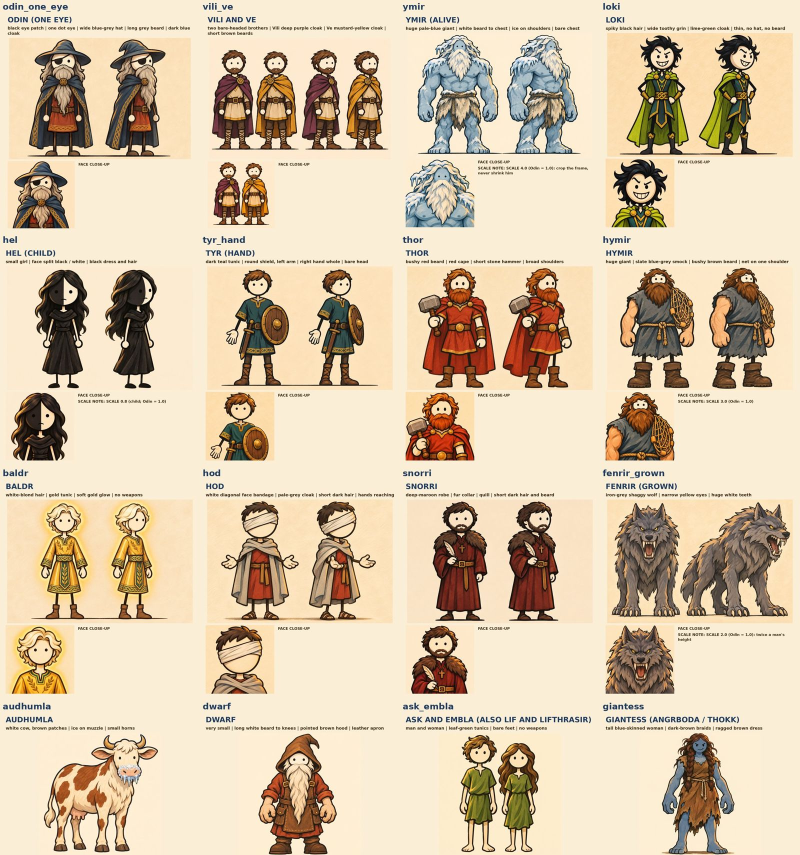
#> input picture projects/bluepill/norse/library/review/cc0.jpg, 1600 x 1710 px, given in place of master.png, which was not available (shown at 1/2 size)
$ python build5.py review/cc0.jpg
#> lines starting #> are read from the running program, lines starting #| are printed output that depends on the picture
import json,sys,os
from concurrent.futures import ThreadPoolExecutor
from PIL import Image
from places import *
import derive_n
def crops():
    for k,(m,(x0,y0,x1,y1)) in CR.items():
        im=Image.open(f'places/{m}/master.png'); W,H=im.size
#> in crops, im is the input picture: PIL image 1600x1710 RGB; mean R, G, B 215.1, 196.4, 169
#> after `W, H = im.size`: W = 1600; H = 1710
        c=im.crop((int(x0*W),int(y0*H),int(x1*W),int(y1*H))).resize((1536,1024),Image.LANCZOS)
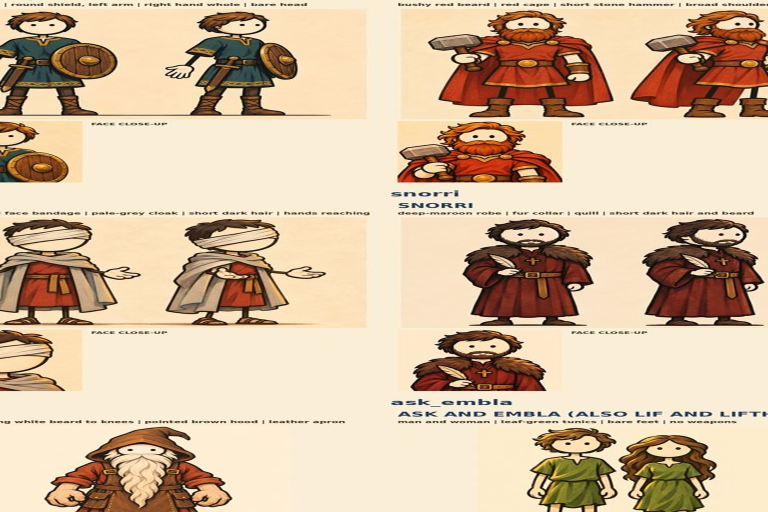
#> c: PIL image 1536x1024 RGB (shown at 1/2 size); mean R, G, B 211.8, 187.2, 158.6
        os.makedirs(f'places/{k}',exist_ok=True); c.save(f'places/{k}/variant.png')
#> pass 2 of the loop in crops, `for k,(m,(x0,y0,x1,y1)) in CR.items():`:
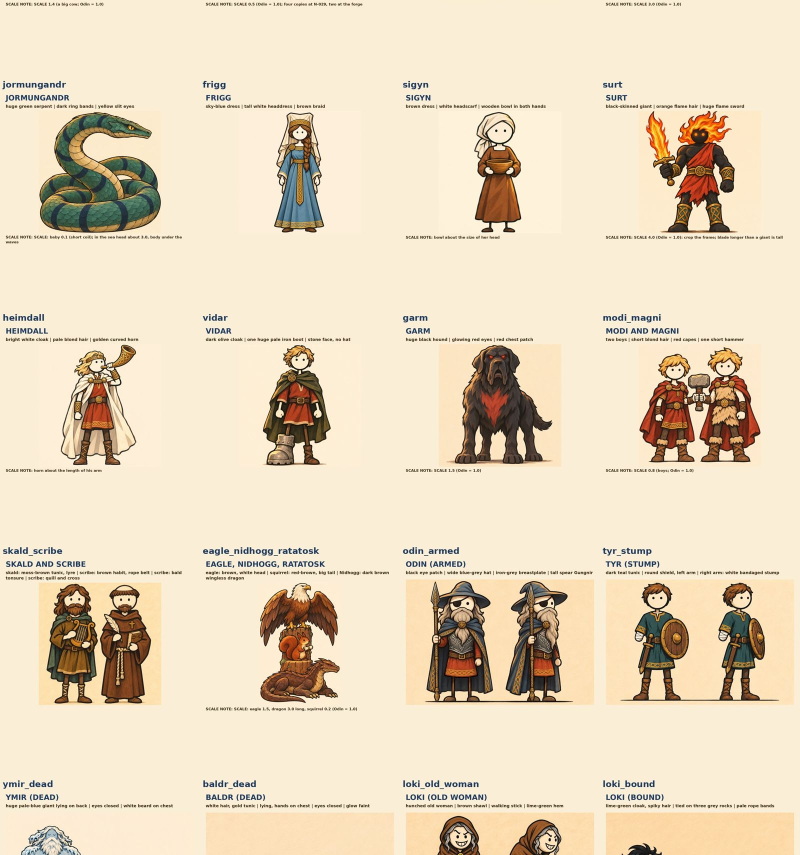
#> input picture projects/bluepill/norse/library/review/cc1.jpg, 1600 x 1710 px, given in place of master.png, which was not available (shown at 1/2 size)
#> in crops, im is the input picture: PIL image 1600x1710 RGB; mean R, G, B 230.7, 215.1, 189.3
#> in crops, `c=im.crop((int(x0*W),int(y0*H),int(x1*W),int(y1*H))).resize((1536,1024..`:
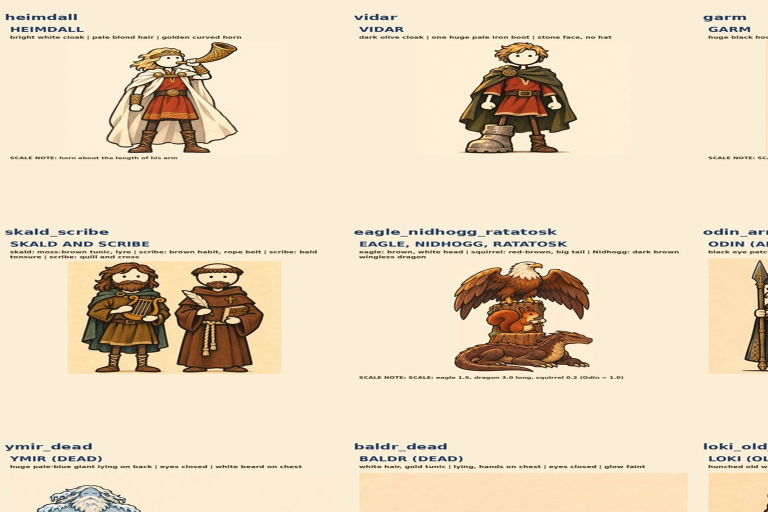
#> c: PIL image 1536x1024 RGB (shown at 1/2 size); mean R, G, B 233, 217.3, 191.7
def one(k):
    m,change,extra=V[k]
    return k,derive_n.derive('v_'+k,f'places/{m}/master.png',f'places/{k}/variant.png',change,'1536x1024',extra=extra,tries=1,thr=0.6)
if __name__=='__main__':
#> (the run stopped early here; a loop or call above may not have finished)
